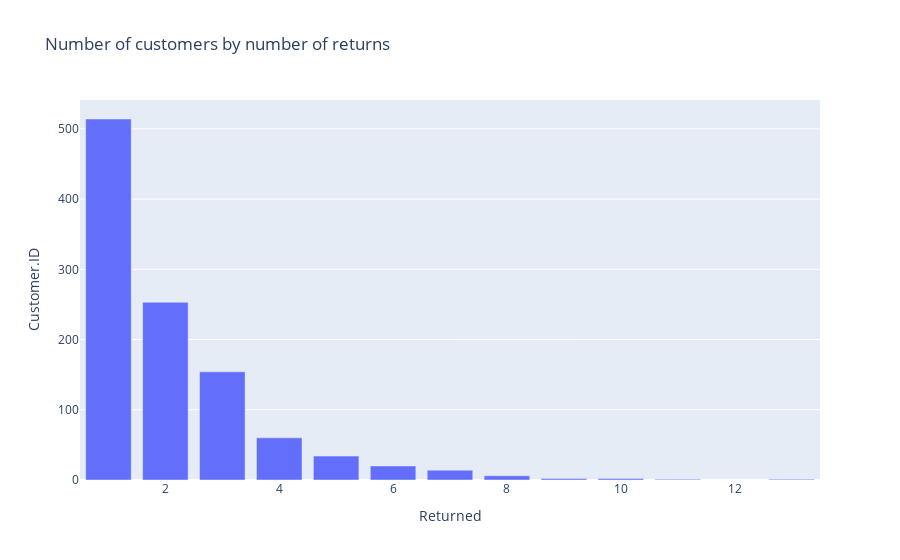

Write notebook code for a chart like this one.
### Code cell
tmp=orders_merged.loc[orders_merged['Returned']==1].groupby('Customer.ID')[['Returned']].agg('count')
tmp=tmp.reset_index().groupby('Returned').agg('count').reset_index()

fig = px.bar(tmp, x="Returned", y="Customer.ID", title='Number of customers by number of returns')
fig.show()

### Figure 1 — Plotly figure (JSON) as saved in the notebook; plotly's stock layout.template omitted (floating-point values rounded to 4 significant figures)
{"data": [{"alignmentgroup": "True", "hovertemplate": "Returned=%{x}<br>Customer.ID=%{y}<extra></extra>", "legendgroup": "", "marker": {"color": "#636efa"}, "name": "", "offsetgroup": "", "orientation": "v", "showlegend": false, "textposition": "auto", "type": "bar", "x": [1, 2, 3, 4, 5, 6, 7, 8, 9, 10, 11, 13], "xaxis": "x", "y": [514, 253, 154, 60, 34, 20, 14, 6, 2, 2, 1, 1], "yaxis": "y"}], "layout": {"barmode": "relative", "legend": {"tracegroupgap": 0}, "title": {"text": "Number of customers by number of returns"}, "xaxis": {"anchor": "y", "domain": [0, 1], "title": {"text": "Returned"}}, "yaxis": {"anchor": "x", "domain": [0, 1], "title": {"text": "Customer.ID"}}}}
